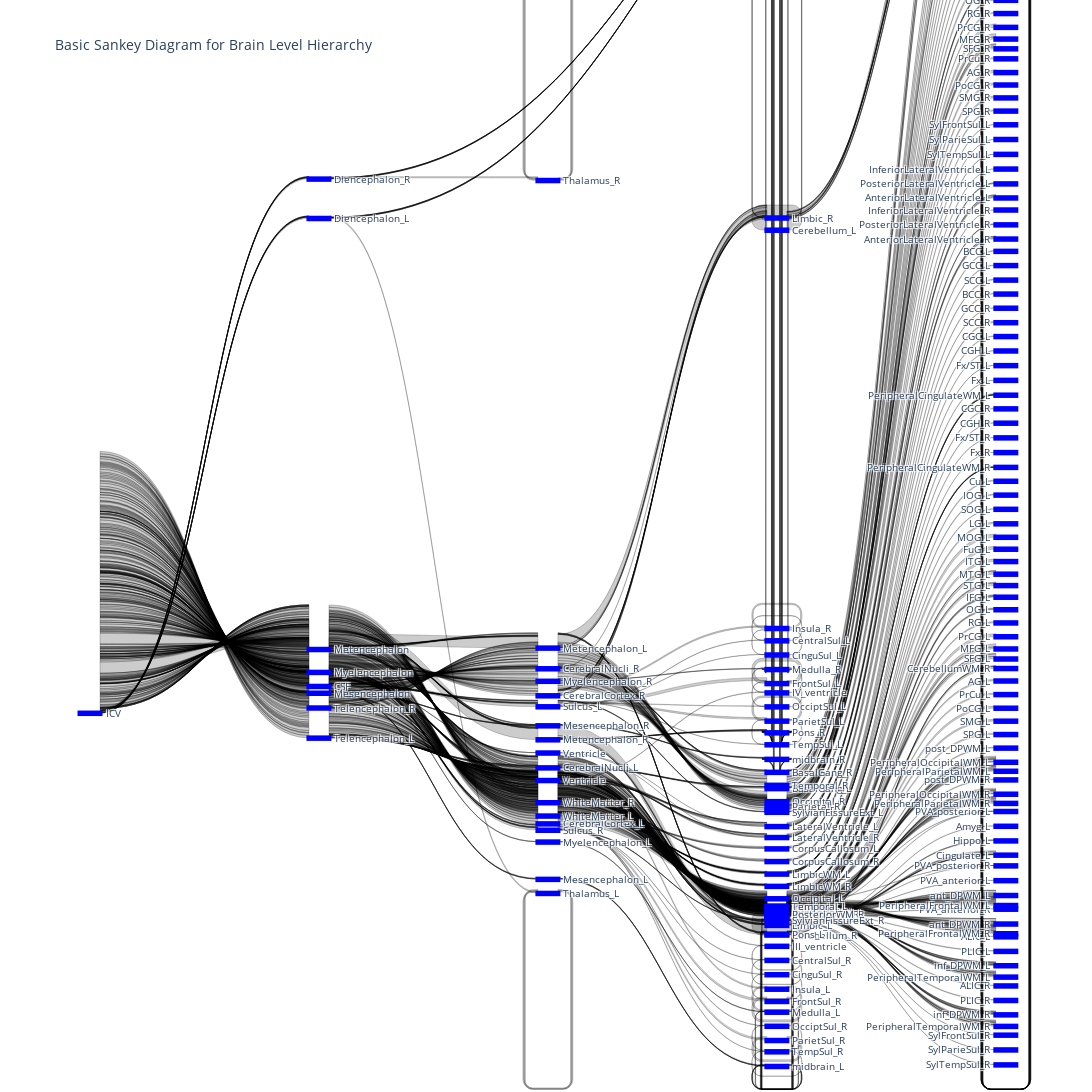

Write notebook code for a chart like this one.
### Code cell
fig = go.Figure(data=[go.Sankey(
    node = dict(
      pad = 15,
      thickness = 20,
      line = dict(color = "blue", width = 5),
      label = u_values,
      color = "blue"
    ),
    link = dict(
      source = s, # indices correspond to labels, eg A1, A2, A1, B1, ...
      target = t,
      value = v
  ))])

fig.update_layout(autosize=False,width=1250,height=1900,title_text="Basic Sankey Diagram for Brain Level Hierarchy", font_size=10)
fig.show()

### Figure 1 — Plotly figure (JSON) as saved in the notebook; plotly's stock layout.template omitted (floating-point values rounded to 4 significant figures; data arrays with more than 128 entries replaced by an {"elided": "..."} marker saying what was removed)
{"data": [{"link": {"source": {"elided": "1120 int values"}, "target": {"elided": "1120 int values"}, "value": {"elided": "1120 float values"}}, "node": {"color": "blue", "label": {"elided": "219 str values"}, "line": {"color": "blue", "width": 5}, "pad": 15, "thickness": 20}, "type": "sankey"}], "layout": {"autosize": false, "font": {"size": 10}, "height": 1900, "title": {"text": "Basic Sankey Diagram for Brain Level Hierarchy"}, "width": 1250}}
